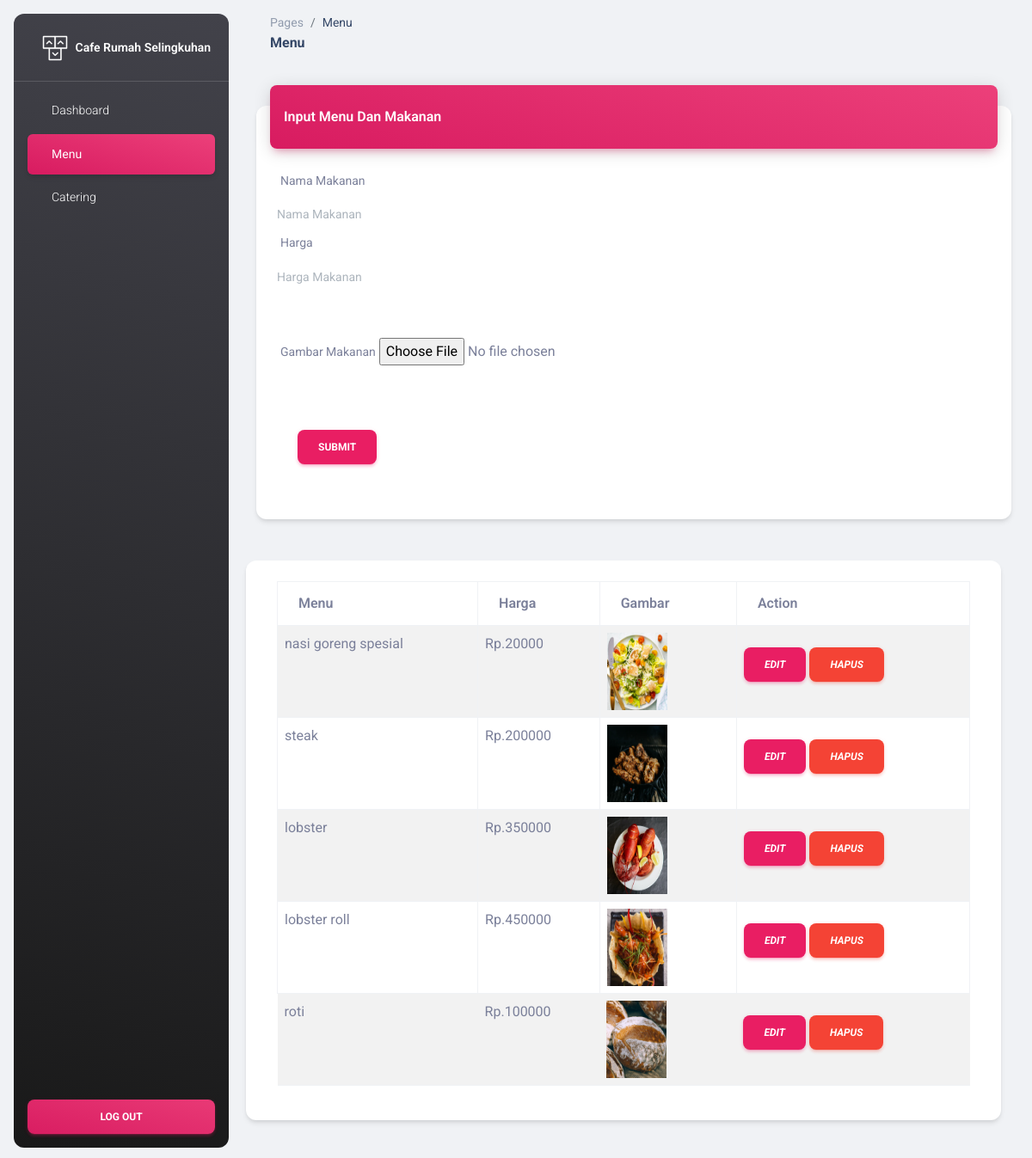
/admin/menu.php, run on the app's committed database.
### tables this page shows
CREATE TABLE `menu` (
  `id_menu` int(11) NOT NULL,
  `menu` varchar(30) NOT NULL,
  `jumlah` int(11) NOT NULL,
  `harga` int(10) NOT NULL,
  `gambar` text NOT NULL,
  `harga_pesan` int(11) NOT NULL
);

### admin/menu.php (the view, shortened to what this page needs)
<!DOCTYPE html>
<html lang="en">
<head>
  <link href="./assets/css/nucleo-icons.css" rel="stylesheet" />
  <link href="./assets/css/nucleo-svg.css" rel="stylesheet" />
  <link id="pagestyle" href="./assets/css/material-dashboard.css?v=3.0.2" rel="stylesheet" />
  <link rel="stylesheet" type="text/css" href="jquery.dataTables.min.css">
</head>
<body class="g-sidenav-show  bg-gray-200">
  <aside class="sidenav navbar navbar-vertical navbar-expand-xs border-0 border-radius-xl my-3 fixed-start ms-3   bg-gradient-dark" id="sidenav-main">
    <div class="sidenav-header">
      <a class="navbar-brand m-0" href=" https://demos.creative-tim.com/material-dashboard/pages/dashboard " target="_blank">
        <img src="./assets/img/logo-ct.png" class="navbar-brand-img h-100" alt="main_logo">
        <span class="ms-1 font-weight-bold text-white">Cafe Rumah Selingkuhan</span>
      </a>
    </div>
    <hr class="horizontal light mt-0 mb-2">
    <div class="collapse navbar-collapse  w-auto  max-height-vh-100" id="sidenav-collapse-main">
      <ul class="navbar-nav">
        <li class="nav-item">
          <a class="nav-link text-white " href="index.php">
            <span class="nav-link-text ms-1">Dashboard</span>
          </a>
        </li>
        <li class="nav-item">
          <a class="nav-link text-white active bg-gradient-primary " href="menu.php">
            <span class="nav-link-text ms-1">Menu</span>
          </a>
        </li>
        <li class="nav-item">
          <a class="nav-link text-white " href="catering.php">
            <span class="nav-link-text ms-1">Catering</span>
          </a>
        </li>
      </ul>
    </div>
    <div class="sidenav-footer position-absolute w-100 bottom-0 ">
      <div class="mx-3">
        <a class="btn bg-gradient-primary mt-4 w-100" href="" type="button">Log Out</a>
      </div>
    </div>
  </aside>
  <main class="main-content position-relative max-height-vh-100 h-100 border-radius-lg ">
    <nav class="navbar navbar-main navbar-expand-lg px-0 mx-4 shadow-none border-radius-xl" id="navbarBlur" navbar-scroll="true">
      <div class="container-fluid py-1 px-3">
        <nav aria-label="breadcrumb">
          <ol class="breadcrumb bg-transparent mb-0 pb-0 pt-1 px-0 me-sm-6 me-5">
            <li class="breadcrumb-item text-sm"><a class="opacity-5 text-dark" href="javascript:;">Pages</a></li>
            <li class="breadcrumb-item text-sm text-dark active" aria-current="page">Menu</li>
          </ol>
          <h6 class="font-weight-bolder mb-0">Menu</h6>
        </nav>
      </div>
    </nav>
    <div class="container-fluid py-4">
      <div class="row">
        <div class="col-12">
          <div class="card my-4">
            <div class="card-header p-0 position-relative mt-n4 mx-3 z-index-2">
              <div class="bg-gradient-primary shadow-primary border-radius-lg pt-4 pb-3">
                <h6 class="text-white text-capitalize ps-3">Input Menu dan makanan</h6>
              </div>
            </div>
            <div class="card-body">
            <form action="" method="post" enctype="multipart/form-data">
                  <div class="form-group">
                    <label>Nama Makanan</label>
                    <input type="text" class="form-control"  id="menu" name="menu" placeholder="Nama Makanan">
                  </div>
                  <div class="form-group">
                    <label> Harga </label>
                    <input type="text" class="form-control" id="harga" name="harga" placeholder="Harga Makanan">
                  </div>
                  <br></br>
                  <div class="form-group">
                    <label>Gambar Makanan</label>
                    <input type="file" id="gambar" name="gambar">
                  </div>
            </div>
            <div class="card-footer">
            <div class="card-footer">
                  <button type="submit" name="simpan" value="simpan" class="btn btn-primary">Submit</button>
            </div>
          </div>
        </div>
      </div>
      <div class="row">
      <div class="card my-4">
            <div class="card-body">
                <table id="dataTables" class="table table-bordered table-striped">
                  <thead>
                    <tr>
                      <th >Menu</th>
                      <th >Harga</th>
                      <th >gambar</th>
                      <th >Action</th>
                    </tr>
                  </thead>
                  <tbody>
                  <?php
                            $conn = new mysqli("localhost", "root", "", "cafe");
                            $res = $conn->query("select * from menu");
                            while($row = $res->fetch_assoc()){
                            echo '
                                  <tr>
                                    <td>'.$row['menu'].'</td>
                                    <td> Rp.'.$row['harga'].'</td>
                                    <td>
                                          <img src="menu/'.$row['gambar'].'" width="70" height="90">
                                    </td>
                                    <td class="align-middle">
                                    <a href ="editmenu.php?id_menu='.$row['id_menu'].'"><i class="btn  btn-primary">edit</i></a>
                                    <a href ="hapusmenu.php?id_menu='.$row['id_menu'].'"><i class="btn  btn-danger">hapus</i></a>
                                    </td>
                                  </tr>
                                ';
                              }
                              ?>
                  </tbody>
                </table>
            </div>
                            </div>
          </div>
  </main>
</body>
</html>

### data on the page
menu: menu "nasi goreng spesial", harga "20000", gambar (picture)
menu: menu "steak", harga "200000", gambar (picture)
menu: menu "lobster", harga "350000", gambar (picture)
menu: menu "lobster roll", harga "450000", gambar (picture)
menu: menu "roti", harga "100000", gambar (picture)
